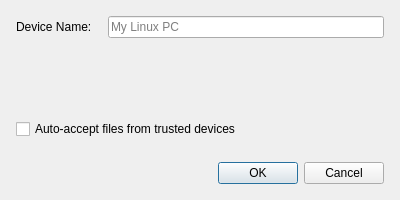
<?xml version="1.0" encoding="UTF-8"?>
<ui version="4.0">
 <class>SettingsDialog</class>
 <widget class="QDialog" name="SettingsDialog">
  <property name="geometry">
   <rect>
    <x>0</x>
    <y>0</y>
    <width>400</width>
    <height>200</height>
   </rect>
  </property>
  <property name="windowTitle">
   <string>Settings</string>
  </property>
  <layout class="QVBoxLayout" name="verticalLayout">
   <property name="spacing">
    <number>16</number>
   </property>
   <property name="margin">
    <number>16</number>
   </property>
   <!-- Device Name -->
   <item>
    <layout class="QFormLayout" name="formLayout">
     <item row="0" column="0">
      <widget class="QLabel" name="deviceNameLabel">
       <property name="text">
        <string>Device Name:</string>
       </property>
      </widget>
     </item>
     <item row="0" column="1">
      <widget class="QLineEdit" name="deviceNameEdit">
       <property name="placeholderText">
        <string>My Linux PC</string>
       </property>
      </widget>
     </item>
    </layout>
   </item>
   <!-- Auto Accept -->
   <item>
    <widget class="QCheckBox" name="autoAcceptCheckBox">
     <property name="text">
      <string>Auto-accept files from trusted devices</string>
     </property>
    </widget>
   </item>
   <!-- Spacer -->
   <item>
    <spacer name="verticalSpacer">
     <property name="orientation">
      <enum>Qt::Vertical</enum>
     </property>
    </spacer>
   </item>
   <!-- Buttons -->
   <item>
    <widget class="QDialogButtonBox" name="buttonBox">
     <property name="orientation">
      <enum>Qt::Horizontal</enum>
     </property>
     <property name="standardButtons">
      <set>QDialogButtonBox::Cancel|QDialogButtonBox::Ok</set>
     </property>
    </widget>
   </item>
  </layout>
 </widget>
 <resources/>
 <connections>
  <connection>
   <sender>buttonBox</sender>
   <signal>accepted()</signal>
   <receiver>SettingsDialog</receiver>
   <slot>accept()</slot>
  </connection>
  <connection>
   <sender>buttonBox</sender>
   <signal>rejected()</signal>
   <receiver>SettingsDialog</receiver>
   <slot>reject()</slot>
  </connection>
 </connections>
</ui>
